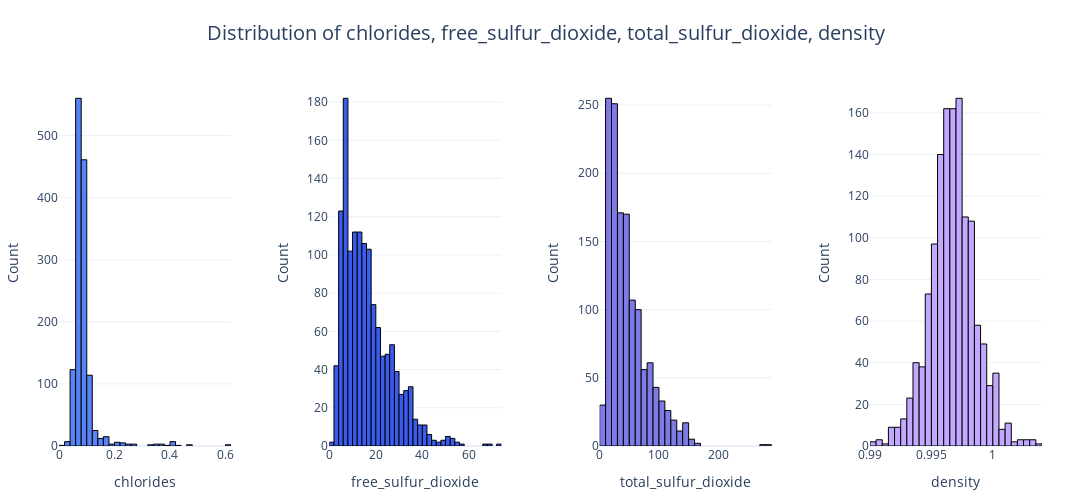

This figure's notebook cell:
### Markdown cell above
**Fixed Acidity:** The distribution is right-skewed, indicating that most wines have a fixed acidity level around 7-8, with fewer wines having higher fixed acidity.

**Volatile Acidity:** The data is also right-skewed, showing that most wines have a volatile acidity around 0.5, with only a few wines having a volatile acidity above 1.

**Citric Acid:** This feature shows a bimodal distribution, indicating two groups of wines, one with low citric acid close to 0 and another with citric acid between 0.25 and 0.5.

**Residual Sugar:** The distribution is highly right-skewed, suggesting that most wines have low residual sugar levels, with a peak below five. Few wines have high residual sugar levels.

### Code cell
plot_histograms(
    wine_df,
    ["chlorides", "free_sulfur_dioxide", "total_sulfur_dioxide", "density"],
    save_path="images/histograms1.png",
)

### Figure 1 — Plotly figure (JSON) as saved in the notebook; plotly's stock layout.template omitted (floating-point values rounded to 4 significant figures; data arrays with more than 128 entries replaced by an {"elided": "..."} marker saying what was removed)
{"data": [{"marker": {"color": "#5684F7", "line": {"color": "#000000", "width": 1}}, "name": "chlorides", "nbinsx": 40, "type": "histogram", "x": {"elided": "1359 float values"}, "xaxis": "x", "yaxis": "y"}, {"marker": {"color": "#3A5CED", "line": {"color": "#000000", "width": 1}}, "name": "free_sulfur_dioxide", "nbinsx": 40, "type": "histogram", "x": {"elided": "1359 float values"}, "xaxis": "x2", "yaxis": "y2"}, {"marker": {"color": "#7E7AE6", "line": {"color": "#000000", "width": 1}}, "name": "total_sulfur_dioxide", "nbinsx": 40, "type": "histogram", "x": {"elided": "1359 float values"}, "xaxis": "x3", "yaxis": "y3"}, {"marker": {"color": "#C2A9FF", "line": {"color": "#000000", "width": 1}}, "name": "density", "nbinsx": 40, "type": "histogram", "x": {"elided": "1359 float values"}, "xaxis": "x4", "yaxis": "y4"}], "layout": {"height": 500, "margin": {"b": 50, "l": 50, "r": 50, "t": 80}, "showlegend": false, "title": {"font": {"size": 20}, "text": "Distribution of chlorides, free_sulfur_dioxide, total_sulfur_dioxide, density", "x": 0.5}, "width": 1600, "xaxis": {"anchor": "y", "domain": [0, 0.175], "title": {"font": {"size": 14}, "text": "chlorides"}}, "xaxis2": {"anchor": "y2", "domain": [0.275, 0.45], "title": {"font": {"size": 14}, "text": "free_sulfur_dioxide"}}, "xaxis3": {"anchor": "y3", "domain": [0.55, 0.725], "title": {"font": {"size": 14}, "text": "total_sulfur_dioxide"}}, "xaxis4": {"anchor": "y4", "domain": [0.825, 1], "title": {"font": {"size": 14}, "text": "density"}}, "yaxis": {"anchor": "x", "domain": [0, 1], "title": {"font": {"size": 14}, "text": "Count"}}, "yaxis2": {"anchor": "x2", "domain": [0, 1], "title": {"font": {"size": 14}, "text": "Count"}}, "yaxis3": {"anchor": "x3", "domain": [0, 1], "title": {"font": {"size": 14}, "text": "Count"}}, "yaxis4": {"anchor": "x4", "domain": [0, 1], "title": {"font": {"size": 14}, "text": "Count"}}}}
